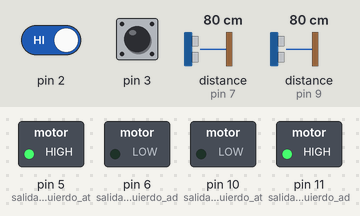
Simulated run of this sketch. Board: Arduino Uno, built with avr-gcc and run on an emulated ATmega328P. Parts: switched loads named in the sketch (green lamp = pin HIGH). Wiring (inferred from the names in the program): 2 × ultrasonic range finder: trigger pin 8, echo pin 7 / trigger pin 12, echo pin 9. The test bench sets the inputs (shaded band); at power-on: distance to the obstacle (sensors on pin 9, pin 7) 80 cm, pin 2 HIGH, pin 3 HIGH. The echo pulse lasts 58.3 µs per cm; pins used as bus, display or sensor lines are not drawn.

Above: at 6.2 s.
6.3 s: distance to the obstacle (sensor on pin 9) set to 28 cm
7.8 s: distance to the obstacle (sensor on pin 9) set to 24 cm
At 9.0 s:
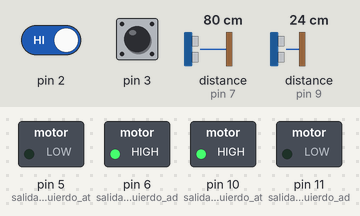
9.3 s: distance to the obstacle (sensor on pin 7) set to 28 cm
10.8 s: distance to the obstacle (sensor on pin 7) set to 24 cm
At 11.3 s:
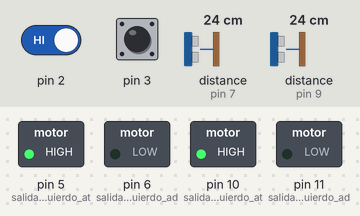
12.3 s: pin 2 driven LOW
At 12.45 s:
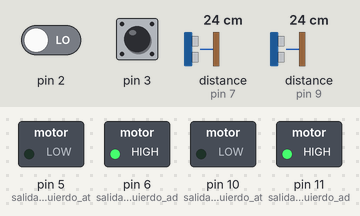
14.1 s: distance to the obstacle (sensor on pin 7) set to 35 cm
At 15.1 s:
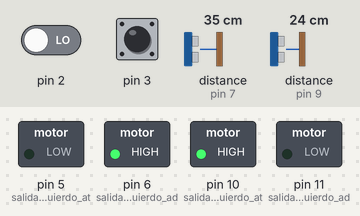
Timing chart, 0 to 16.6 s (numbered marks = the images above; inputs shaded):
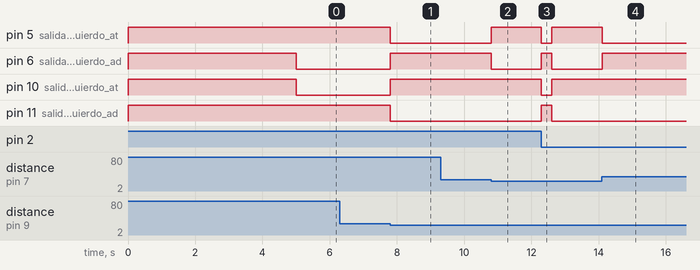

The sketch:

SUMO.ino
```cpp
#define trig_der 8
#define echo_der 7
#define trig_izq 12
#define echo_izq 9


long  izqUs,derUs ;  // declaración de valores donde se va a almacenar lecturas de sensores ultrasonicos
boolean escapando = 0;//variable donde para usar cuando se detecta línea blanca
boolean foise = 0; // variable para almacenar la última posición del objetivo: 1 para izquierda; 0 para derecha
void setup()
{
  attachInterrupt(0, escapa , FALLING);
  attachInterrupt(1, escapa , FALLING);

  pinMode(5,OUTPUT);  //salida motor izquierdo atras cuado bajo
  pinMode(6,OUTPUT);  //salida motor izquierdo adelante cuado bajo
  pinMode(10,OUTPUT);  //salida motor izquierdo atras cuado bajo
  pinMode(11,OUTPUT);  //salida motor izquierdo adelante cuado bajo

  pinMode(trig_der,OUTPUT);  //pin trigger derecha (8) como salida
  pinMode(trig_izq,OUTPUT);  //pin trigger izquierda(12) como salida
  pinMode(echo_der,INPUT);    //pin echo derecha (7) como entrada
  pinMode(echo_izq,INPUT);    //pin echo izquierda (9) como entrada

  digitalWrite(trig_der,LOW); //prepara derecha para lectura
  digitalWrite(trig_izq,LOW);  //prepara izquierda para lectura
  PARA();       //motores parados
  delay(5000);  //retardo para pruebas
  //debe ser cambiado por función de inicio
}

void loop()
{

    ulo_der();
    ulo_izq();
    if(escapando == 1)
    {
      escapando = 0;
      ATRAS();
      delay(300);
      busca();

    }
    if(derUs > 0 && izqUs == 0 && escapando ==0)
    {
      GIRA_DER();
      foise = 0;
    }
    if(derUs == 0 && izqUs > 0 && escapando ==0)
    {
      GIRA_IZQ();
      foise = 1;
    }
    if(derUs > 0 && izqUs > 0 && escapando ==0)
    {
      AVANZA();
    }
    if(derUs <=0 && izqUs <=0 && escapando ==0)
    {
    busca();
    }

}
```

BUSQUEDA.ino
```cpp
void escapa()//funcion a la que se llama cuando se detecta la línea blanca para andar hacia atrás
{
  escapando = 1;//pone la bandera a 1 para que salga de la interrupción y siga para atras con delay
  ATRAS();
}

void busca()
{
  if (foise==1)
  {
    GIRA_IZQ();
  }
  else
  {
    GIRA_DER();
  }
}
```

DISTANCIA.ino
```cpp
void ulo_izq()
 {
   digitalWrite(trig_izq, LOW);  // Added this line
   delayMicroseconds(2); // Added this line
   digitalWrite(trig_izq, HIGH);
   delayMicroseconds(10); // Added this line
   digitalWrite(trig_izq, LOW);
   izqUs = pulseIn(echo_izq, HIGH,2000);
 }

 void ulo_der()
 {
   digitalWrite(trig_der, LOW);  // Added this line
   delayMicroseconds(2); // Added this line
   digitalWrite(trig_der, HIGH);
   delayMicroseconds(10); // Added this line
   digitalWrite(trig_der, LOW);
   derUs = pulseIn(echo_der, HIGH,2000);

 }
```

MOTORES.ino
```cpp
/*     diferentes funciones de motores
  AVANZA
  PARA
  ATRAS
  GIRA_IZQ
  GIRA_DER
  AV_DER
  AV_IZQ
  AV_DESP
*/
void AVANZA()
{
 digitalWrite(10,HIGH);
 digitalWrite(5,HIGH);
 digitalWrite(6,LOW);
 digitalWrite(11,LOW);
}

void PARA()
{
 digitalWrite(10,HIGH);
 digitalWrite(5,HIGH);
 digitalWrite(6,HIGH);
 digitalWrite(11,HIGH);
}
void ATRAS()
{
 digitalWrite(6,HIGH);
 digitalWrite(11,HIGH);
 digitalWrite(10,LOW);
 digitalWrite(5,LOW);
}
void GIRA_IZQ()
{
 digitalWrite(6,HIGH);
 digitalWrite(10,HIGH);
 digitalWrite(11,LOW);
 digitalWrite(5,LOW);
}
void GIRA_DER()
{
 digitalWrite(5,HIGH);
 digitalWrite(11,HIGH);
 digitalWrite(10,LOW);
 digitalWrite(6,LOW);
}
void AV_DESP()
{
 digitalWrite(10,HIGH);
 digitalWrite(5,HIGH);
 analogWrite(6,150);
 analogWrite(11,150);
}
void AV_DER()
{
 digitalWrite(10,HIGH);
 digitalWrite(5,HIGH);
 digitalWrite(6,LOW);
 analogWrite(11,150);
}
void AV_IZQ()
{
 digitalWrite(10,HIGH);
 digitalWrite(5,HIGH);
 digitalWrite(11,LOW);
 analogWrite(6,150);
}
```

Measured:
- the behaviour switches between 27 and 26 cm on distance to the obstacle (sensor on pin 9) (found by bisection; images 0 and 1)
- the behaviour switches between 27 and 26 cm on distance to the obstacle (sensor on pin 7) (found by bisection; images 1 and 2)
- after the input at 6.3 s, every drawn part: stays the same
- after the input at 7.8 s, pin 5 (salida_motor_izquierdo_at), pin 11 (salida_motor_izquierdo_ad): HIGH → LOW at once; pin 6 (salida_motor_izquierdo_ad), pin 10 (salida_motor_izquierdo_at): LOW → HIGH at once
- after the input at 9.3 s, every drawn part: stays the same
- after the input at 10.8 s, pin 5 (salida_motor_izquierdo_at): LOW → HIGH at once; pin 6 (salida_motor_izquierdo_ad): HIGH → LOW at once
- after the input at 12.3 s, pin 5 (salida_motor_izquierdo_at), pin 10 (salida_motor_izquierdo_at): HIGH → LOW at once, → HIGH 0.30 s later; pin 6 (salida_motor_izquierdo_ad), pin 11 (salida_motor_izquierdo_ad): LOW → HIGH at once, → LOW 0.30 s later
- after the input at 14.1 s, pin 5 (salida_motor_izquierdo_at): HIGH → LOW at once; pin 6 (salida_motor_izquierdo_ad): LOW → HIGH at once
